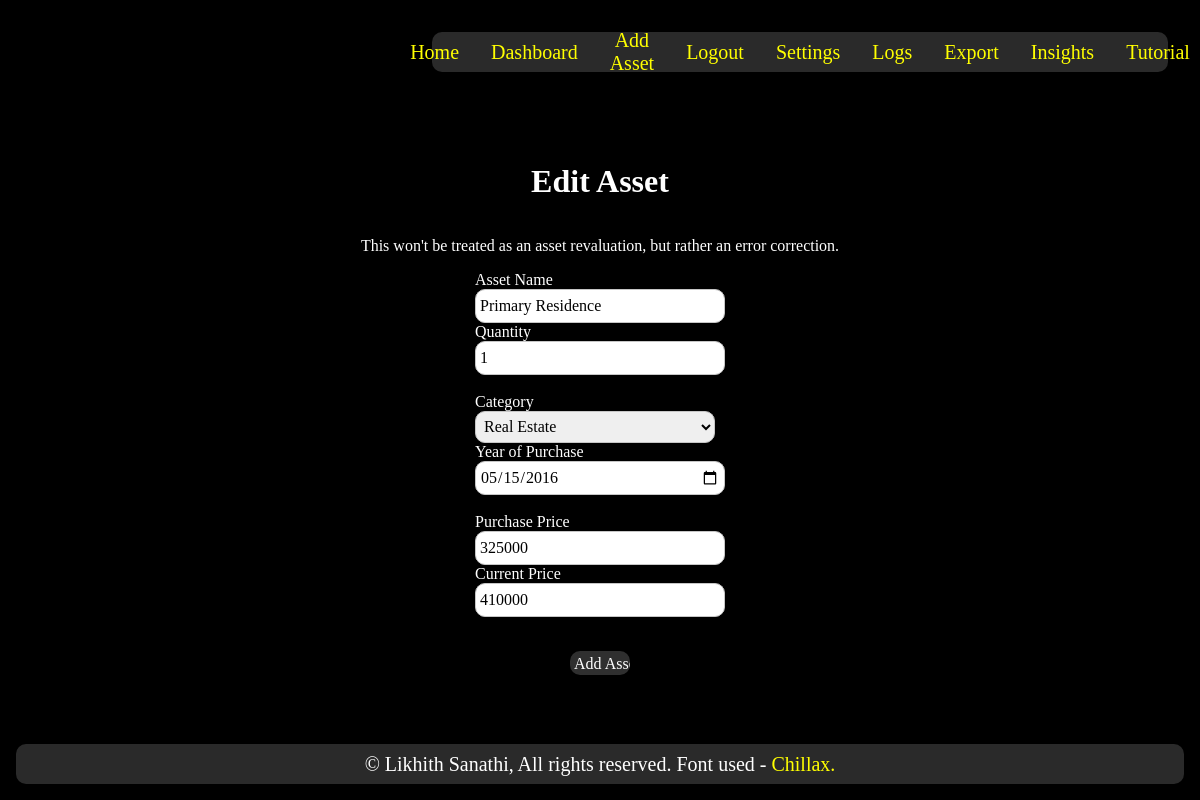
The page /edit_asset/1 (signed in) on the database its author committed.
### tables this page shows
CREATE TABLE assets (
    id INTEGER PRIMARY KEY AUTOINCREMENT,
    user_id INTEGER NOT NULL,
    name TEXT NOT NULL,
    category TEXT NOT NULL,
    purchase_price REAL NOT NULL,
    current_value REAL NOT NULL,
    quantity INTEGER NOT NULL,
    purchase_date DATE NOT NULL,
    is_deleted INTEGER DEFAULT 0 NOT NULL,
    FOREIGN KEY (user_id) REFERENCES users(id)
        );

### app.py (the view, shortened to what this page needs)
@app.route('/edit_asset/<int:asset_id>', methods=['GET', 'POST'])
@login_required
def edit_asset(asset_id):
    db = get_db()
    asset = db.execute('SELECT * FROM assets WHERE id = ?', (asset_id,)).fetchone()
    purchase_date = asset['purchase_date']
    form = EditAssetForm(
        name = asset['name'],
        quantity = asset['quantity'],
        category = asset['category'],
        purchase_date = purchase_date,
        purchase_price = asset['purchase_price'],
        current_value = asset['current_value']
    )
    return render_template('edit_asset.html',
                           form=form,
                           title='Edit Asset')

### forms.py
class EditAssetForm(FlaskForm):
    name = StringField('Asset Name', validators=[InputRequired()])
    quantity = IntegerField('Quantity', validators=[InputRequired(), NumberRange(min=1)])
    category = SelectField('Category', choices=[('Vehicles','Vehicles'), ('Real Estate','Real Estate'), ('Investments','Investments'),('Personal Valuables','Personal Valuables')], validators=[InputRequired()])
    purchase_date = DateField('Year of Purchase', validators=[InputRequired()]) #hard coded must change later
    purchase_price = IntegerField('Purchase Price', validators=[InputRequired(), NumberRange(min=0)])
    current_value = IntegerField('Current Price', validators=[InputRequired(), NumberRange(min=0)])
    submit = SubmitField('Add Asset')

### app.py (called while the page is built)
@app.before_request
def load_logged_in_user():
    g.user = session.get('user_id', None)

def login_required(view):
    @wraps(view)
    def wrapped_view(*args, **kwargs):
        if g.user is None:
            return redirect(url_for('login', next=request.url))
        return view(*args,**kwargs)
    return wrapped_view

### database.py (called while the page is built)
def get_db():
    if "db" not in g:
        g.db = sqlite3.connect(DATABASE,
            detect_types=sqlite3.PARSE_DECLTYPES
        )
        g.db.row_factory = sqlite3.Row
    return g.db

### templates/edit_asset.html (shortened to what this page needs)
{% extends 'base.html' %}
{% block body_id %}edit_asset{% endblock %}
{% block nav %}
<a href="{{ url_for('index') }}">Home</a>
<a href="{{ url_for('dashboard') }}">Dashboard</a>
<a href="{{ url_for('add_asset')}}">Add Asset</a>
<a href="{{ url_for('logout') }}">Logout</a>
<a href="{{ url_for('settings')}}">Settings</a>
<a href="{{ url_for('logs')}}">Logs</a>
<a href="{{ url_for('export')}}">Export</a>
<a href="{{ url_for('insights')}}">Insights</a>
<a href="{{ url_for('tutorial')}}">Tutorial</a>
{% endblock %}
{% block content %}
<form method="POST" action="" novalidate>
    <h1>Edit Asset</h1>
    <p>This won't be treated as an asset revaluation, but rather an error correction.</p>
    <div>
    {{form.name.label}}
    {{form.name()}}
    {{form.quantity.label}}
    {{form.quantity()}}
    </div>
    <br/>
    <div>
    {{form.category.label}}
    {{form.category()}}
    {{form.purchase_date.label}}
    {{form.purchase_date()}}
    </div>
    <br/>
    <div>
    {{form.purchase_price.label}}
    {{form.purchase_price()}}
    {{form.current_value.label}}
    {{form.current_value()}}
    </div>
    <br/>
    {{form.submit()}}
</form>
{% endblock %}

### static/css/styles.css (style rules this page uses)
:root { --text-color: rgb(255, 255, 255); --background-color: rgb(0, 0, 0); --foreground-color: rgba(141, 141, 141, 0.3); --input-color: rgb(198, 198, 198); --submit: rgb(47, 47, 47); }
body, p, a { font-family: chillax-regular; text-decoration: none; color: var(--text-color); text-align: center; }
body { display: flex; flex-direction: column; margin: 0px; height: 100vh; justify-content: space-between; }
nav a, form a, table a, footer a { color: yellow; }
html { background-color: var(--background-color); }
#submit { margin-top:1rem; background-color: var(--submit); color: var(--text-color); border: none; border-radius: 10px; width: 5vw; height: 3vh; }
#category { width: 20vw; height: 4vh; border-radius: 10px; border: solid 1px var(--input-color); font-family: Chillax-regular; padding: 0.25rem; font-size: 1rem; }

### rows shown on the page
assets: name "Primary Residence", quantity "1", category "Real Estate", purchase_date "05/15/2016", purchase_price "325000", current_value "410000"
